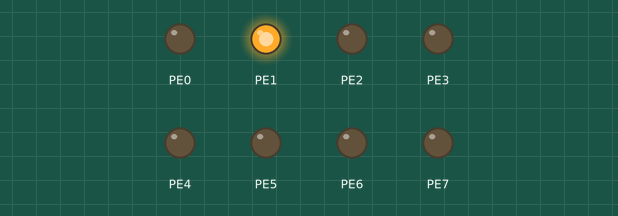
A program run on a simulated ATmega162, built with avr-gcc and emulated at 4.9152 MHz. Parts: output pins drawn as LEDs (lit = HIGH). At 0.0 s the program stops and its outputs stay as they are.

Above: at 0.1 s.
Timing chart, 0 to 1.5 s (numbered marks = the images above):
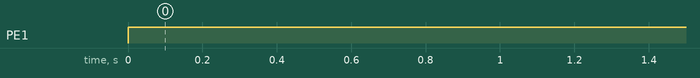

The program:

latch.c
```c
/*
 * latch.c
 *
 * Created: 11.09.2017 08:57:01
 *  Author: hubi
 */

#include <avr/io.h>

#define F_CPU 4915200

#include <util/delay.h>

#define FOSC 4915200 // clock speed
#define BAUD 9600
#define MYUBRR FOSC/16/BAUD-1

void USART_Init( unsigned int ubrr ) {
	// set the baud rate
	UBRR0H = (unsigned char)(ubrr>>8);
	UBRR0L = (unsigned char)(ubrr);
	// enable reciever and transmitter
	UCSR0B = (1<<RXEN0) | (1<<TXEN0);
}

unsigned char USART_recieveData() {
	/* Wait for data to be received */
	while ( !(UCSR0A & (1<<RXC0)) );
	/* Get and return received data from buffer */
	return UDR0;
}

void USART_transmitData(unsigned char data) {
	// wait for empty transmit buffer
	while (!(UCSR0A & (1<<UDRE0)));
	// put data into buffer, sends the data
	UDR0 = data;
}

void printf(char* string) {
	for (int i = 0; string[i] != '\0'; ++i){
		USART_transmitData(string[i]);
	}
}

void printf_int(int input){
	if(input/10 > 0)
		printf_int(input/10);
	USART_transmitData((unsigned char) (input%10) + '0');
}

void XMEM_Init(){
	MCUCR |= 0x80; //Setting the SRE-Bit!?
}
void init(){
		USART_Init ( MYUBRR );
		XMEM_Init();
}
int main(void) {
	init();
	volatile int* ptr= (int*) 0xFF;
	DDRE = 0xFF;
	PORTE = 2;
    while(1) {
		*ptr = 0xFF;
	}
}
```

Measured:
- by itself, PE1: LOW → HIGH at 0.00 s
